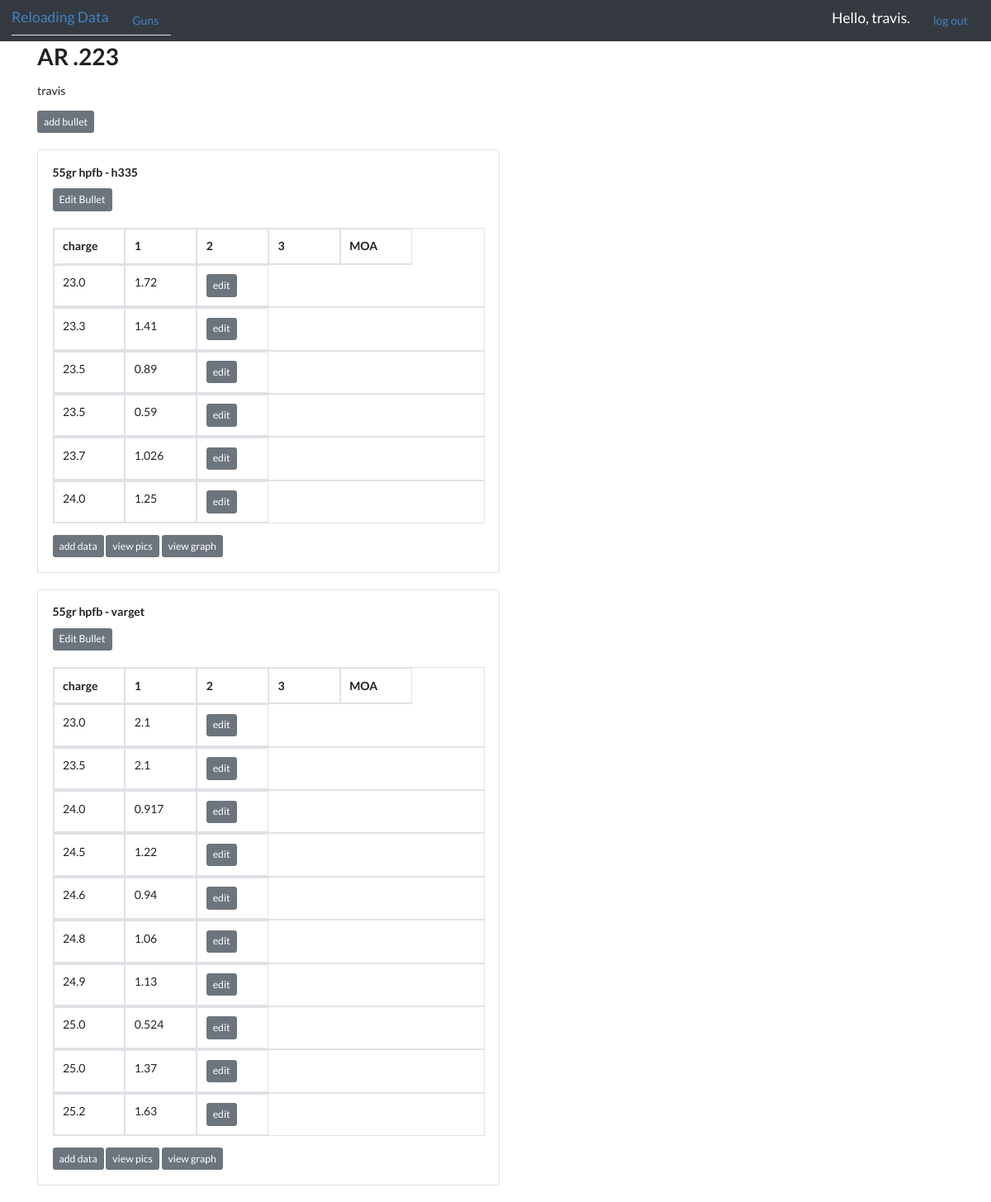
/gun/1/ (signed in), run on the app's committed database.
### mydata/models.py (models this page shows, shortened)
class Gun(models.Model):
    gun = models.CharField(max_length=50)
    date_added = models.DateTimeField(auto_now_add=True)
    owner = models.ForeignKey(User, on_delete=models.CASCADE)

class Bullet(models.Model):
    gun = models.ForeignKey(Gun, on_delete=models.CASCADE, related_name="bullets")
    bullet = models.CharField(max_length=50)
    powder = models.CharField(max_length=50)
    date_added = models.DateTimeField(auto_now_add=True)

class TestResult(models.Model):
    bullet = models.ForeignKey(Bullet, on_delete=models.CASCADE, related_name="results")
    charge = models.FloatField(null=True,blank=True)
    moa = models.FloatField(null=True,blank=True)
    date_added = models.DateTimeField(auto_now_add=True,null=True,blank=True)
    class Meta:
        ordering = ['charge']

### mydata/views.py (the view)
# urls.py: path('gun/<int:gun_id>/', views.gunview, name='gun'),
@login_required
def gunview(request, gun_id):
    guns = Gun.objects.filter(owner=request.user, id=gun_id).prefetch_related('bullets__results__velocity')
    for gun in guns:
        if gun.owner != request.user:
            raise Http404
    context = {'guns': guns}
    return render(request, 'gun.html', context)

### mydata/templates/gun.html (shortened to what this page needs)
{% extends "base.html" %}
{% block content %}
  <div class="container" >
    {% for gun in guns %} {% comment %} gun title {% endcomment %}
      <div>
      <h1>{{gun.gun}}</h1>
      <p>{{gun.owner}}</p>
      <a class="btn btn-secondary btn-sm" href="{% url 'add_bullet' gun.pk%}">add bullet</a>
      </div> <br/>
      {% for bullet in gun.bullets.all %}
        <div class="card" style="width: 40rem;">
          <div class="card-body">
          <div>
            <h5 class="card-title">{{ bullet.bullet }} - {{ bullet.powder }} </h5> {% comment %} bullet powder and title {% endcomment %}
            <a class="btn btn-secondary btn-sm" href="{% url 'edit_bullet' bullet.pk %}" >Edit Bullet</a>
            </div><br/>
            <table class="table table-bordered table-hover">
              <thead>
                <tr class="d-flex">
                  <th class="col-2" scope="col">charge</th>
                  <th class="col-2" scope="col">1</th>
                  <th class="col-2" scope="col">2</th>
                  <th class="col-2" scope="col">3</th>
                  <th class="col-2" scope="col">MOA</th>
                </tr>
              </thead>
              {% for result in bullet.results.all %}
                <tbody>
                  <tr class="d-flex">
                    <td class="col-2">{{ result.charge }}</td>
                    <td class="col-2">{{ result.moa }}</td>
                    <td class="col-2"><a class="btn btn-secondary btn-sm" href="{% url 'edit_data' result.pk%}">edit</a></td>
                  </tr>
                </tbody>
              {% endfor %}
            </table>
            <a class="btn btn-secondary btn-sm" href="{% url 'add_data' bullet.pk%}">add data</a>
            <a class="btn btn-secondary btn-sm" href="#">view pics</a>
            <a class="btn btn-secondary btn-sm" href="{% url 'view_graph' bullet.pk%}">view graph</a>
          </div>
        </div><br/>
      {% endfor %}
    {% endfor %}
  </div>
{% endblock %}

### mydata/templates/base.html (shortened to what this page needs)
<!DOCTYPE html>
<html>
  <head>
    <link rel="stylesheet" href="https://maxcdn.bootstrapcdn.com/bootstrap/4.0.0/css/bootstrap.min.css">
    <link rel="stylesheet" type='text/css' href="https://cdnjs.cloudflare.com/ajax/libs/semantic-ui/2.2.14/semantic.min.css">
    <link rel="stylesheet" href="https://cdnjs.cloudflare.com/ajax/libs/Chart.js/2.8.0/Chart.min.css" />
  </head>
  <header>
      <nav class="navbar navbar-expand-md navbar-dark bg-dark" >
      <div id="navbar" class="navbar-collapse collapse">
        <ul class="nav nav-tabs mr-auto">
          <li class="navbar-brand"><a href="{% url 'home' %}">Reloading Data</a></li>
          <li class="nav-item"><a href="{% url 'guns' %}" class="nav-link">Guns</a></li>
        </ul>
        <ul class="nav ml-auto">
          {% if user.is_authenticated %}
            <li class="navbar-brand">Hello, {{ user.username }}.</li>
            <li class="nav-item"><a href="{% url 'logout' %}" class="nav-link">log out</a></li>
          {% else %}
            <li class="nav-item pr-sm-2"><a href="{% url 'register' %}">register</a></li>
            <li class="nav-item"><a href="{% url 'login' %}">login</a></li>
          {% endif %}
        </ul>
      </div>
    </nav>
  </header>
  <body>
    {% block content%}
    {% endblock %}
  </body>

### data on the page
Gun: gun "AR .223", owner "travis"
Bullet: bullet "55gr hpfb", powder "h335"
TestResult: charge "23.0", moa "1.72"
TestResult: charge "23.3", moa "1.41"
TestResult: charge "23.5", moa "0.89"
TestResult: charge "23.5", moa "0.59"
TestResult: charge "23.7", moa "1.026"
TestResult: charge "24.0", moa "1.25"
Bullet: bullet "55gr hpfb", powder "varget"
TestResult: charge "23.0", moa "2.1"
TestResult: charge "23.5", moa "2.1"
TestResult: charge "24.0", moa "0.917"
TestResult: charge "24.5", moa "1.22"
TestResult: charge "24.6", moa "0.94"
TestResult: charge "24.8", moa "1.06"
TestResult: charge "24.9", moa "1.13"
TestResult: charge "25.0", moa "0.524"
TestResult: charge "25.0", moa "1.37"
TestResult: charge "25.2", moa "1.63"

### other printed values
{{ user.username }} "travis"
